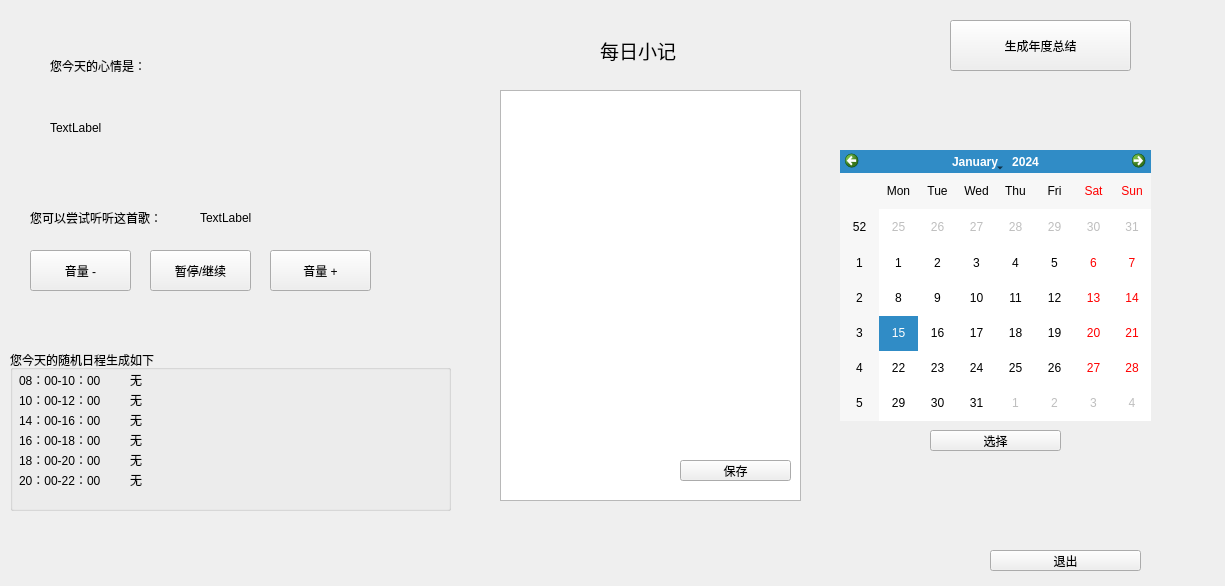
<?xml version="1.0" encoding="UTF-8"?>
<ui version="4.0">
 <class>Specific</class>
 <widget class="QWidget" name="Specific">
  <property name="geometry">
   <rect>
    <x>0</x>
    <y>0</y>
    <width>1225</width>
    <height>586</height>
   </rect>
  </property>
  <property name="windowTitle">
   <string>Form</string>
  </property>
  <widget class="QLabel" name="emotionlabel">
   <property name="geometry">
    <rect>
     <x>50</x>
     <y>50</y>
     <width>121</width>
     <height>31</height>
    </rect>
   </property>
   <property name="text">
    <string>您今天的心情是：</string>
   </property>
  </widget>
  <widget class="QLabel" name="emotion">
   <property name="geometry">
    <rect>
     <x>50</x>
     <y>120</y>
     <width>101</width>
     <height>16</height>
    </rect>
   </property>
   <property name="text">
    <string>TextLabel</string>
   </property>
  </widget>
  <widget class="QLabel" name="song">
   <property name="geometry">
    <rect>
     <x>200</x>
     <y>210</y>
     <width>341</width>
     <height>16</height>
    </rect>
   </property>
   <property name="text">
    <string>TextLabel</string>
   </property>
  </widget>
  <widget class="QLabel" name="songlabel">
   <property name="geometry">
    <rect>
     <x>30</x>
     <y>210</y>
     <width>211</width>
     <height>16</height>
    </rect>
   </property>
   <property name="text">
    <string>您可以尝试听听这首歌：</string>
   </property>
  </widget>
  <widget class="QGroupBox" name="groupBox">
   <property name="geometry">
    <rect>
     <x>10</x>
     <y>350</y>
     <width>441</width>
     <height>161</height>
    </rect>
   </property>
   <property name="title">
    <string>您今天的随机日程生成如下</string>
   </property>
   <widget class="QLabel" name="label8">
    <property name="geometry">
     <rect>
      <x>9</x>
      <y>20</y>
      <width>111</width>
      <height>20</height>
     </rect>
    </property>
    <property name="sizePolicy">
     <sizepolicy hsizetype="Expanding" vsizetype="Fixed">
      <horstretch>0</horstretch>
      <verstretch>0</verstretch>
     </sizepolicy>
    </property>
    <property name="text">
     <string>08：00-10：00</string>
    </property>
   </widget>
   <widget class="QLabel" name="label10">
    <property name="geometry">
     <rect>
      <x>9</x>
      <y>40</y>
      <width>111</width>
      <height>20</height>
     </rect>
    </property>
    <property name="text">
     <string>10：00-12：00</string>
    </property>
   </widget>
   <widget class="QLabel" name="label14">
    <property name="geometry">
     <rect>
      <x>9</x>
      <y>60</y>
      <width>111</width>
      <height>20</height>
     </rect>
    </property>
    <property name="text">
     <string>14：00-16：00</string>
    </property>
   </widget>
   <widget class="QLabel" name="label16">
    <property name="geometry">
     <rect>
      <x>9</x>
      <y>80</y>
      <width>111</width>
      <height>20</height>
     </rect>
    </property>
    <property name="text">
     <string>16：00-18：00</string>
    </property>
   </widget>
   <widget class="QLabel" name="label18">
    <property name="geometry">
     <rect>
      <x>9</x>
      <y>100</y>
      <width>111</width>
      <height>20</height>
     </rect>
    </property>
    <property name="text">
     <string>18：00-20：00</string>
    </property>
   </widget>
   <widget class="QLabel" name="label20">
    <property name="geometry">
     <rect>
      <x>9</x>
      <y>120</y>
      <width>111</width>
      <height>20</height>
     </rect>
    </property>
    <property name="text">
     <string>20：00-22：00</string>
    </property>
   </widget>
  </widget>
  <widget class="QTextEdit" name="Diary">
   <property name="geometry">
    <rect>
     <x>500</x>
     <y>90</y>
     <width>301</width>
     <height>411</height>
    </rect>
   </property>
  </widget>
  <widget class="QPushButton" name="OK_Button">
   <property name="geometry">
    <rect>
     <x>930</x>
     <y>430</y>
     <width>131</width>
     <height>21</height>
    </rect>
   </property>
   <property name="text">
    <string>选择</string>
   </property>
  </widget>
  <widget class="QPushButton" name="Save_Button">
   <property name="geometry">
    <rect>
     <x>680</x>
     <y>460</y>
     <width>111</width>
     <height>21</height>
    </rect>
   </property>
   <property name="text">
    <string>保存</string>
   </property>
  </widget>
  <widget class="QCalendarWidget" name="Calendar">
   <property name="geometry">
    <rect>
     <x>840</x>
     <y>150</y>
     <width>311</width>
     <height>271</height>
    </rect>
   </property>
  </widget>
  <widget class="QPushButton" name="pushButton">
   <property name="geometry">
    <rect>
     <x>990</x>
     <y>550</y>
     <width>151</width>
     <height>21</height>
    </rect>
   </property>
   <property name="text">
    <string>退出</string>
   </property>
  </widget>
  <widget class="QLabel" name="DateLabel">
   <property name="geometry">
    <rect>
     <x>600</x>
     <y>20</y>
     <width>101</width>
     <height>61</height>
    </rect>
   </property>
   <property name="font">
    <font>
     <pointsize>14</pointsize>
    </font>
   </property>
   <property name="text">
    <string>每日小记</string>
   </property>
  </widget>
  <widget class="QPushButton" name="Pause_Continue">
   <property name="geometry">
    <rect>
     <x>150</x>
     <y>250</y>
     <width>101</width>
     <height>41</height>
    </rect>
   </property>
   <property name="text">
    <string>暂停/继续</string>
   </property>
  </widget>
  <widget class="QPushButton" name="pushButton_2">
   <property name="geometry">
    <rect>
     <x>950</x>
     <y>20</y>
     <width>181</width>
     <height>51</height>
    </rect>
   </property>
   <property name="text">
    <string>生成年度总结</string>
   </property>
  </widget>
  <widget class="QLabel" name="schedule8">
   <property name="geometry">
    <rect>
     <x>130</x>
     <y>370</y>
     <width>311</width>
     <height>20</height>
    </rect>
   </property>
   <property name="text">
    <string>无</string>
   </property>
  </widget>
  <widget class="QLabel" name="schedule18">
   <property name="geometry">
    <rect>
     <x>130</x>
     <y>450</y>
     <width>350</width>
     <height>20</height>
    </rect>
   </property>
   <property name="text">
    <string>无</string>
   </property>
  </widget>
  <widget class="QLabel" name="schedule20">
   <property name="geometry">
    <rect>
     <x>130</x>
     <y>470</y>
     <width>350</width>
     <height>20</height>
    </rect>
   </property>
   <property name="text">
    <string>无</string>
   </property>
  </widget>
  <widget class="QPushButton" name="volume_down">
   <property name="geometry">
    <rect>
     <x>30</x>
     <y>250</y>
     <width>101</width>
     <height>41</height>
    </rect>
   </property>
   <property name="text">
    <string>音量 -</string>
   </property>
  </widget>
  <widget class="QPushButton" name="volume_up">
   <property name="geometry">
    <rect>
     <x>270</x>
     <y>250</y>
     <width>101</width>
     <height>41</height>
    </rect>
   </property>
   <property name="text">
    <string>音量 +</string>
   </property>
  </widget>
  <widget class="QLabel" name="schedule10">
   <property name="geometry">
    <rect>
     <x>130</x>
     <y>390</y>
     <width>350</width>
     <height>20</height>
    </rect>
   </property>
   <property name="sizePolicy">
    <sizepolicy hsizetype="Fixed" vsizetype="Fixed">
     <horstretch>0</horstretch>
     <verstretch>0</verstretch>
    </sizepolicy>
   </property>
   <property name="text">
    <string>无</string>
   </property>
  </widget>
  <widget class="QLabel" name="schedule14">
   <property name="geometry">
    <rect>
     <x>130</x>
     <y>410</y>
     <width>350</width>
     <height>20</height>
    </rect>
   </property>
   <property name="text">
    <string>无</string>
   </property>
  </widget>
  <widget class="QLabel" name="schedule16">
   <property name="geometry">
    <rect>
     <x>130</x>
     <y>430</y>
     <width>350</width>
     <height>20</height>
    </rect>
   </property>
   <property name="text">
    <string>无</string>
   </property>
  </widget>
 </widget>
 <resources/>
 <connections/>
</ui>
